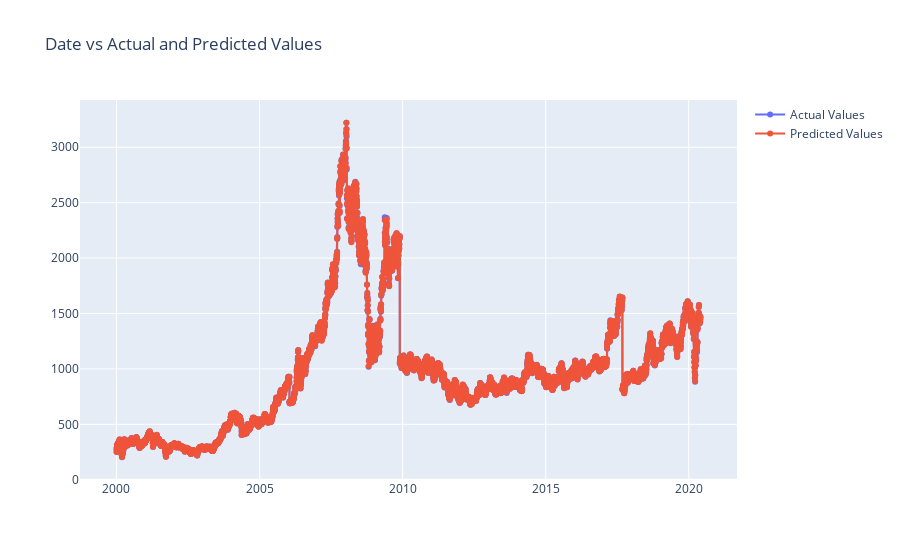

This figure's notebook cell:
### Code cell
x1 = df['Date']

trace0 = go.Scatter(x = x1, y = y, mode = 'lines+markers', name = 'Actual Values')
trace1 = go.Scatter(x = x1, y = y_pred, mode = 'lines+markers', name = 'Predicted Values')

data = [trace0,trace1]

layout = dict(title = 'Date vs Actual and Predicted Values')

fig = dict(data = data, layout = layout)
fig = go.Figure(fig)
fig.show()

### Figure 1 — Plotly figure (JSON) as saved in the notebook; plotly's stock layout.template omitted (floating-point values rounded to 4 significant figures; data arrays with more than 128 entries replaced by an {"elided": "..."} marker saying what was removed)
{"data": [{"mode": "lines+markers", "name": "Actual Values", "type": "scatter", "x": {"elided": "5075 str values"}, "y": {"elided": "5075 float values"}}, {"mode": "lines+markers", "name": "Predicted Values", "type": "scatter", "x": {"elided": "5075 str values"}, "y": {"elided": "5075 float values"}}], "layout": {"title": {"text": "Date vs Actual and Predicted Values"}}}
